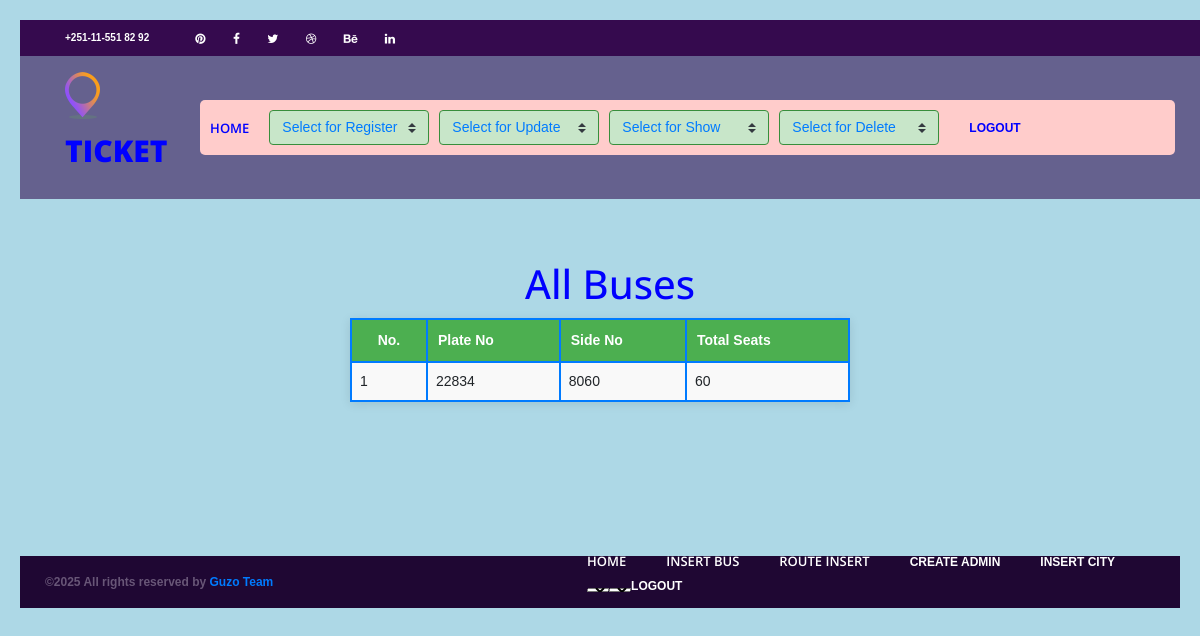
The app's page /buses/, older data.
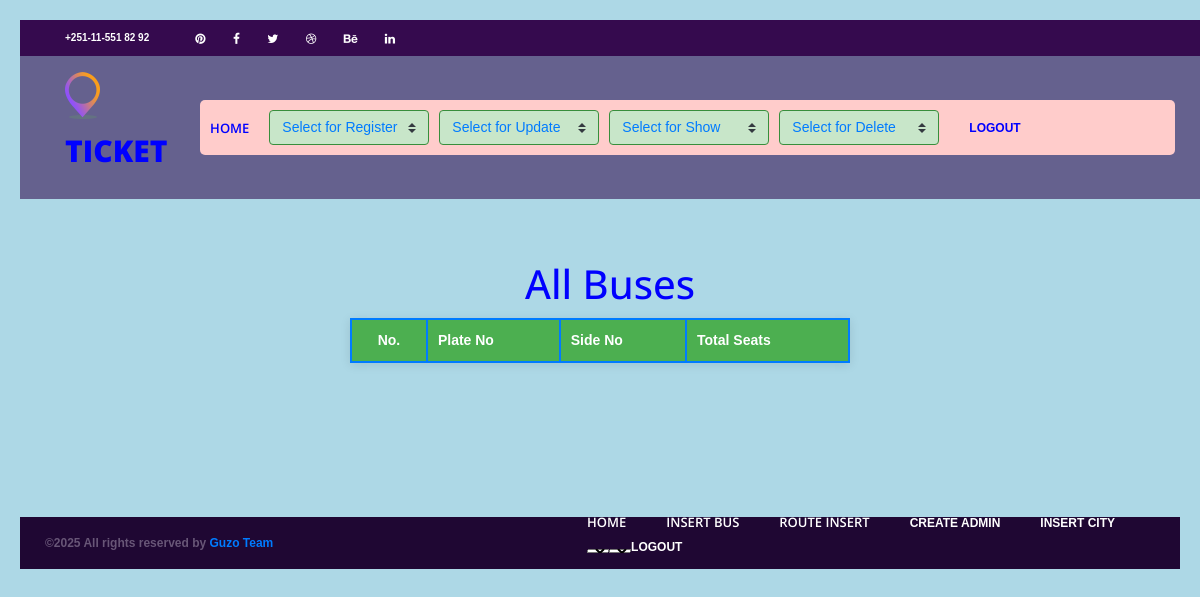
The same page, newer data.
### users/models.py (models this page shows, shortened)
class Bus(models.Model):
    registration_id = models.UUIDField(default=uuid.uuid4, editable=False, unique=True)
    registered_time = models.DateTimeField(auto_now_add=True)
    plate_no = models.CharField(max_length=50, null=True, blank=True)
    sideno = models.CharField(max_length=50, null=True, blank=True)
    no_seats = models.CharField(max_length=50, null=True, blank=False)
    groups = models.ManyToManyField(
        'auth.Group',
        related_name='bus_set',  # Unique related name
        blank=True
    )
    user_permissions = models.ManyToManyField(
        'auth.Permission',
        related_name='bus_permissions_set',  # Unique related name
        blank=True
    )

### users/views.py (the view)
# urls.py: path('buses/', views.buses, name='buses'),
def buses(request):
    buses = Bus.objects.all()
    return render(request, 'users/buses.html',{'buses': buses})

### users/templates/users/buses.html (shortened to what the changed rows need)
<!DOCTYPE html>
<html lang="en">
<head>
<link rel="stylesheet" type="text/css" href="../static/styles/bootstrap4/bootstrap.min.css">
<link href="../static/plugins/font-awesome-4.7.0/css/font-awesome.min.css" rel="stylesheet" type="text/css">
<link rel="stylesheet" type="text/css" href="../static/plugins/OwlCarousel2-2.2.1/owl.carousel.css">
<link rel="stylesheet" type="text/css" href="../static/plugins/OwlCarousel2-2.2.1/owl.theme.default.css">
<link rel="stylesheet" type="text/css" href="../static/plugins/OwlCarousel2-2.2.1/animate.css">
<link rel="stylesheet" type="text/css" href="../static/styles/main_styles.css">
<link rel="stylesheet" type="text/css" href="../static/styles/responsive.css">
</head>
<body style="background-color: lightblue;">
<div class="super_container">
                <link href="https://stackpath.bootstrapcdn.com/bootstrap/4.5.2/css/bootstrap.min.css" rel="stylesheet">
<h1 style="margin: 0 auto; padding-left: 20px; text-align: center; display: block; color:blue;">All Buses</h1>
<table>
  <thead>
        <tr>
            <th>No.</th>
            <th>Plate No</th>
            <th>Side No</th>
            <th>Total Seats</th>
        </tr>
  </thead>
  <tbody>
     {% for bus in buses %}
      <tr>
        <td>{{ forloop.counter }}</td>
        <td>{{ bus.plate_no }}</td>
        <td>{{ bus.sideno }}</td>
        <td>{{ bus.no_seats }}</td>
      </tr>
    {% endfor %}
  </tbody>
</table>
</div>
</body>
</html>

Row changes from the older to the newer data that the page shows:
removed Bus: plate_no "22834", sideno "8060", no_seats "60"
